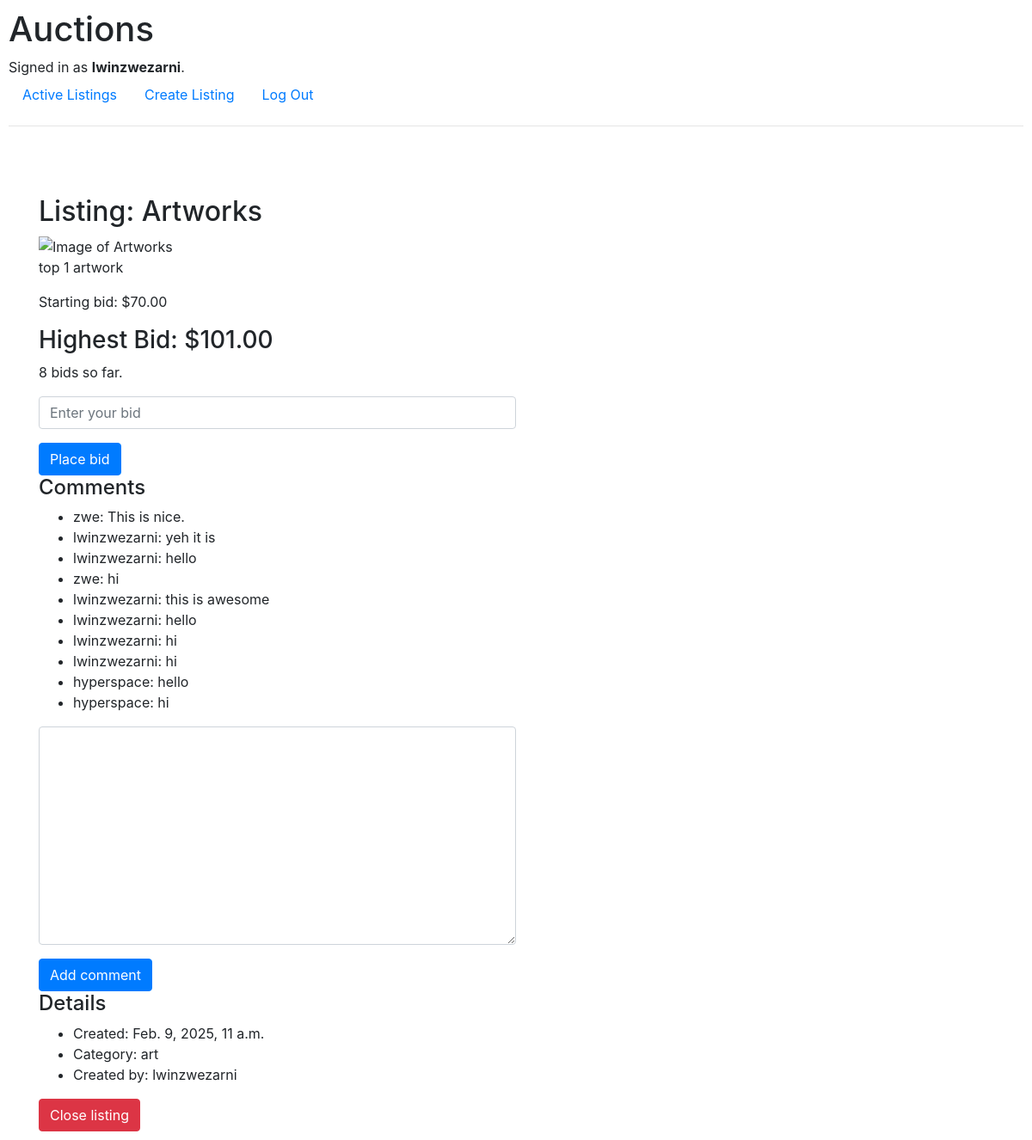
The app's page /listing/6 (signed in) with its own data.
### auctions/models.py (models this page shows, shortened)
class User(AbstractUser):
    pass

class Listing(models.Model):
    title = models.CharField(max_length=64)
    description = models.TextField()
    starting_bid = models.DecimalField(max_digits=10, decimal_places=2)
    image_url = models.URLField(blank=True)
    category = models.CharField(max_length=64, blank=True)
    user = models.ForeignKey(User, on_delete=models.CASCADE, related_name="listings")
    created = models.DateTimeField(auto_now_add=True)
    active = models.BooleanField(default=True)

class Bid(models.Model):
    listing = models.ForeignKey(Listing, on_delete=models.CASCADE, related_name="bids")
    user = models.ForeignKey(User, on_delete=models.CASCADE, related_name="bids")
    bid = models.DecimalField(max_digits=10, decimal_places=2)

class Comment(models.Model):
    listing = models.ForeignKey(Listing, on_delete=models.CASCADE, related_name="comments")
    user = models.ForeignKey(User, on_delete=models.CASCADE, related_name="comments")
    comment = models.TextField()
    created = models.DateTimeField(auto_now_add=True)

### auctions/views.py (the view)
# urls.py: path("listing/<int:listing_id>", views.listing, name="listing"),
def listing(request, listing_id):
    listing = Listing.objects.get(pk=listing_id)
    bids = Bid.objects.filter(listing=listing)
    current_bid = bids.order_by("-bid").first()
    starting_bid = listing.starting_bid
    highest_bid = current_bid.bid if current_bid else starting_bid
    return render(request, "auctions/listing.html", {
        "listing": Listing.objects.get(pk=listing_id),
        "bid_form": NewBidForm(),
        "bid_num": bids.count(),
        "highest_bid": highest_bid,
        "comment_form": NewCommentForm(),
        "comments": Comment.objects.filter(listing=listing)
    })

### auctions/views.py
class NewBidForm(forms.Form):
    bid = forms.DecimalField(label="Bid", widget=forms.NumberInput(attrs={'placeholder': 'Enter your bid', 'class': 'form-control'}))

class NewCommentForm(forms.ModelForm):
    class Meta:
        model = Comment
        fields = ['comment']
        widgets = {
            'comment': forms.Textarea(attrs={'class': 'form-control'})
        }

### auctions/templates/auctions/listing.html (shortened to what this page needs)
{% extends "auctions/layout.html"%}
{% block body %}
<div class="container">
    <h2>Listing: {{ listing.title }}</h2>
<img src="{{ listing.image_url }}" alt="Image of {{ listing.title }}">
<p>{{ listing.description }}</p>
<p>Starting bid: ${{ listing.starting_bid }}</p>
<h3>Highest Bid: ${{ highest_bid }}</h2>
<p>{{bid_num}} bids so far.</p>
<form action="{% url 'bid' listing.id %}" method="post">
    <div class="form-group">
        {{ bid_form.bid }}
    </div>
    <button type="submit" class="btn btn-primary">Place bid</button>
</form>
<div>
    <h4>Comments</h4>
    <ul>
        {% for comment in comments %}
            <li>{{ comment.user }}: {{ comment.comment }}</li>
        {% endfor %}
    </ul>
    <form action="{% url 'comment' listing.id %}" method="post">
        <div class="form-group">
            {{ comment_form.comment }}
        </div>
        <button type="submit" class="btn btn-primary">Add comment</button>
    </form>
</div>
<h4>Details</h4>
 <ul>
        <li>Created: {{ listing.created }}</li>
        <li>Category: {{ listing.category }}</li>
        <li>Created by: {{ listing.user }}</li>
 </ul>
{% if user.is_authenticated %}
    {% if user == listing.user %}
        <a href="{% url 'close' listing.id %}" class="btn btn-danger">Close listing</a>
    {% endif %}
{% endif %}
</div>
{% endblock %}

### auctions/templates/auctions/layout.html (shortened to what this page needs)
{% load static %}
<!DOCTYPE html>
<html lang="en">
    <head>
        <link rel="stylesheet" href="https://stackpath.bootstrapcdn.com/bootstrap/4.4.1/css/bootstrap.min.css">
        <link href="{% static 'auctions/styles.css' %}" rel="stylesheet">
    </head>
    <body>
        <h1>Auctions</h1>
        <div>
            {% if user.is_authenticated %}
                Signed in as <strong>{{ user.username }}</strong>.
            {% else %}
                Not signed in.
            {% endif %}
        </div>
        <ul class="nav">
            <li class="nav-item">
                <a class="nav-link" href="{% url 'index' %}">Active Listings</a>
            </li>
            {% if user.is_authenticated %}
                <li class="nav-item">
                    <a class="nav-link" href="{% url 'create' %}">Create Listing</a>
                </li>
                <li class="nav-item">
                    <a class="nav-link" href="{% url 'logout' %}">Log Out</a>
                </li>
            {% endif %}
        </ul>
        <hr>
        {% block body %}
        {% endblock %}
    </body>
</html>

### auctions/static/auctions/styles.css (style rules this page uses)
body { padding: 10px; }
.form-control { width: 50%; }
.container { margin-top: 5em; justify-content: center; }

### records on screen
User: username "lwinzwezarni"
Listing: title "Artworks", description "top 1 artwork", starting_bid "70.00", created "Feb. 9, 2025, 11 a.m.", category "art", user "lwinzwezarni"
Bid: bid "101.00"
Comment: user "zwe", comment "This is nice."
Comment: user "lwinzwezarni", comment "yeh it is"
Comment: user "lwinzwezarni", comment "hello"
Comment: user "zwe", comment "hi"
Comment: user "lwinzwezarni", comment "this is awesome"
Comment: user "lwinzwezarni", comment "hello"
Comment: user "lwinzwezarni", comment "hi"
Comment: user "lwinzwezarni", comment "hi"
Comment: user "hyperspace", comment "hello"
Comment: user "hyperspace", comment "hi"

### other values on screen
{{ bid_num }} "8"
